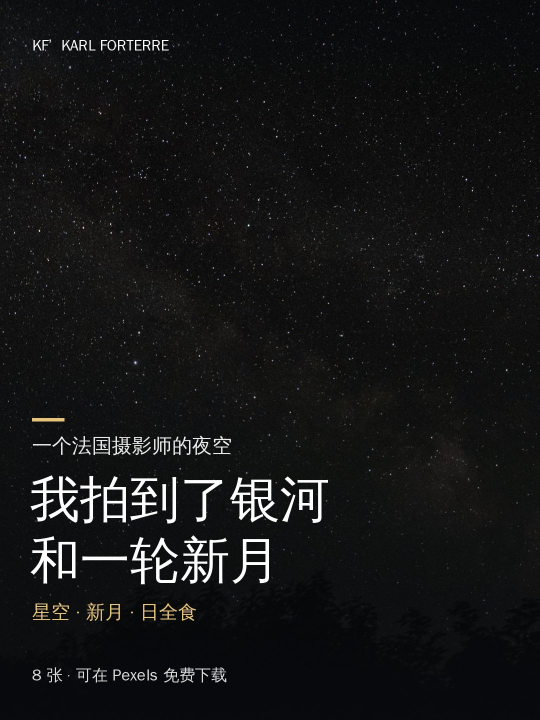
#> input picture reseaux/publications/2026-09-28-rednote-01-ciel/images/01.jpg, 1080 x 1440 px (shown at 1/2 size)
$ python palette.py ../../../../reseaux/publications/2026-09-28-rednote-01-ciel/images/01.jpg
#> lines starting #> are read from the running program, lines starting #| are printed output that depends on the picture
#!/usr/bin/env python3
"""Palette d'une photo pour la rubrique (version 4A) : 4 couleurs franches de teintes distinctes, tirées de l'image,
chacune avec l'encre lisible posée dessus (contraste ≥ 4,5:1). Usage : python3 palette.py <image.jpeg>  (Pillow requis)
Pour une nouvelle photo : télécharger l'original Pexels, lancer ce script, copier le résultat dans donnees/rubrique-monde.json."""
import collections, json, sys
from PIL import Image, ImageOps

def _lum(c):
    f = lambda v: (v / 255 / 12.92) if v / 255 <= 0.04045 else ((v / 255 + 0.055) / 1.055) ** 2.4
    return 0.2126 * f(c[0]) + 0.7152 * f(c[1]) + 0.0722 * f(c[2])
def _contraste(a, b):
    la, lb = sorted((_lum(a), _lum(b)), reverse=True); return (la + 0.05) / (lb + 0.05)
def palette(chemin):
    """Palette tirée de la photo : 4 couleurs franches, de teintes distinctes, chacune avec l'encre lisible posée dessus."""
    import colorsys
    with Image.open(chemin) as im:
#> im is the input picture: PIL image 1080x1440 RGB; mean R, G, B 20.9, 21.4, 21.8
        im = ImageOps.exif_transpose(im).convert("RGB"); im.thumbnail((160, 160))
#> after `im.thumbnail((160, 160))`:
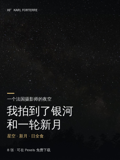
#> im: PIL image 120x160 RGB; mean R, G, B 21, 21.4, 21.9
        q = im.quantize(colors=24, method=Image.Quantize.MEDIANCUT).convert("RGB")
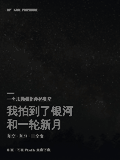
#> q: PIL image 120x160 RGB; mean R, G, B 20.1, 20.5, 20.9
    compte = collections.Counter(q.getdata())
#> compte = 24 items
    cand = []
    for c, n in compte.items():
        h, l, s_ = colorsys.rgb_to_hls(*(v / 255 for v in c))
        if s_ > 0.09 and 0.12 < l < 0.9: cand.append((n * (s_ ** 1.2), h, l, s_))
#> this loop made 24 passes
#> (c, n, h, l, s_) on passes 1 to 12: ((14, 15, 16), 729, 0.583, 0.0588, 0.0667), ((17, 19, 18), 540, 0.417, 0.0706, 0.0556), ((13, 14, 15), 1246, 0.583, 0.0549, 0.0714), ((15, 16, 16), 1095, 0.5, 0.0608, 0.0323), ((12, 13, 14), 902, 0.583, 0.051, 0.0769), ((11, 12, 13), 747, 0.583, 0.0471, 0.0833), ((17, 17, 17), 1025, 0, 0.0667, 0), ((10, 11, 13), 612, 0.611, 0.0451, 0.13), ((9, 10, 13), 589, 0.625, 0.0431, 0.182), ((18, 18, 17), 1109, 0.167, 0.0686, 0.0286), ((8, 9, 11), 506, 0.611, 0.0373, 0.158), ((8, 9, 13), 1175, 0.633, 0.0412, 0.238)
#> after the loop, cand = []
    cand.sort(reverse=True); choix = []
    for _, h, l, s_ in cand:
        if all(min(abs(h - h2), 1 - abs(h - h2)) > 0.06 for h2, _ in choix):
            # La teinte vient de la photo ; on la rend franche (saturation relevée, clarté moyenne), comme sur la maquette.
            s2 = min(0.92, max(0.62, s_ * 1.7)); l2 = min(0.6, max(0.4, l))
            choix.append((h, tuple(round(v * 255) for v in colorsys.hls_to_rgb(h, l2, s2))))
        if len(choix) == 4: break
#> this loop made 0 passes
#> after the loop, choix = []
    if len(choix) < 2:  # photo presque sans couleur (noir et blanc, nuit) : une gamme de gris, du plus sombre au plus clair
        choix = [(0, (g, g, g)) for g in (28, 84, 150, 205)]
    while len(choix) < 4:  # une seule ou deux teintes : on décline la première en plus sombre et plus clair
        h, c = choix[0]; hh, ll, ss = colorsys.rgb_to_hls(*(v / 255 for v in c))
        ll = [0.28, 0.72][len(choix) % 2]; choix.append((h, tuple(round(v * 255) for v in colorsys.hls_to_rgb(hh, ll, ss))))
#> after the loop, choix = [(0, (28, 28, 28)), (0, (84, 84, 84)), (0, (150, 150, 150)), (0, (205, 205, 205))]
    out = []
    for _, c in choix:
        # Si ni l'encre ni le blanc n'atteignent 4,5:1 sur la couleur, on l'assombrit un peu (texte des boutons)
        hh, ll, ss = colorsys.rgb_to_hls(*(v / 255 for v in c))
        while max(_contraste(c, (18, 18, 18)), _contraste(c, (255, 255, 255))) < 4.6 and ll > 0.05:
            ll -= 0.03; c = tuple(round(v * 255) for v in colorsys.hls_to_rgb(hh, ll, ss))
        encre = "#121212" if _contraste(c, (18, 18, 18)) >= _contraste(c, (255, 255, 255)) else "#ffffff"
        out.append({"c": "#%02x%02x%02x" % c, "sur": encre, "contraste": round(max(_contraste(c, (18, 18, 18)), _contraste(c, (255, 255, 255))), 2)})
#> this loop made 4 passes
#> encre on passes 1 to 4: '#ffffff', '#ffffff', '#121212', '#121212'
#> after the loop, out = 4 items
    return out


if __name__ == "__main__":
    print(json.dumps(palette(sys.argv[1]), ensure_ascii=False, indent=1))

$ run again, on reseaux/publications/2026-09-28-rednote-01-ciel/images/03.jpg
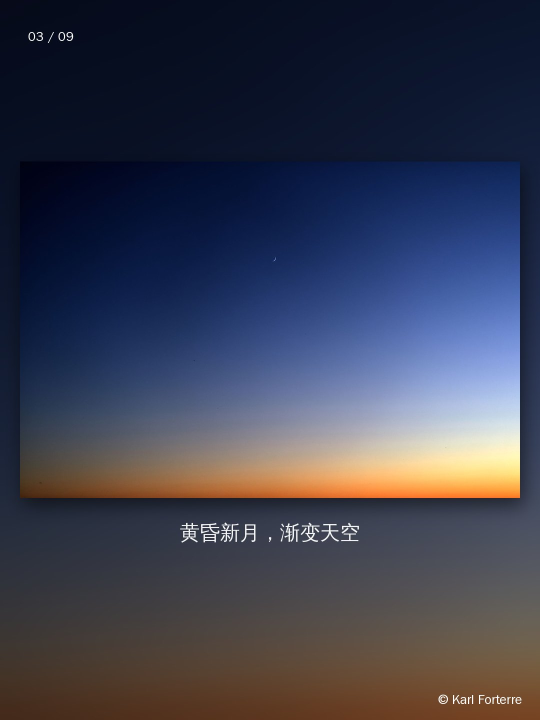
#> input picture reseaux/publications/2026-09-28-rednote-01-ciel/images/03.jpg, 1080 x 1440 px (shown at 1/2 size)
#> in palette, im is the input picture: PIL image 1080x1440 RGB; mean R, G, B 58.8, 61.5, 78.9
#> in palette, `im.thumbnail((160, 160))`:
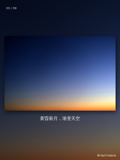
#> im: PIL image 120x160 RGB; mean R, G, B 58.8, 61.6, 78.9
#> in palette, `q = im.quantize(colors=24, method=Image.Quantize.MEDIANCUT).convert("R..`:
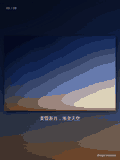
#> q: PIL image 120x160 RGB; mean R, G, B 57.9, 60.5, 77.7
#> compte = 24 items
#> the loop in palette, `for c, n in compte.items():` made 24 passes
#> (c, n, h, l, s_) on passes 1 to 8: ((7, 14, 31), 1140, 0.618, 0.0745, 0.632), ((7, 15, 37), 774, 0.622, 0.0863, 0.682), ((9, 17, 37), 789, 0.619, 0.0902, 0.609), ((11, 19, 42), 1064, 0.624, 0.104, 0.585), ((4, 9, 32), 321, 0.637, 0.0706, 0.778), ((50, 58, 81), 577, 0.624, 0.257, 0.237), ((74, 69, 71), 1567, 0.933, 0.28, 0.035), ((42, 49, 65), 926, 0.616, 0.21, 0.215)
#> after the loop in palette, `for c, n in compte.items():`: cand = 16 items, first 6: (102.3, 0.624, 0.257, 0.237), (146.4, 0.616, 0.21, 0.215), (615.6, 0.617, 0.125, 0.625), (204.1, 0.62, 0.396, 0.267), (131.3, 0.62, 0.178, 0.429), (402.3, 0.619, 0.151, 0.636)
#> the loop in palette, `for _, h, l, s_ in cand:` made 16 passes
#> (h, l, s_, s2, l2) on passes 1, 5: (0.617, 0.125, 0.625, 0.92, 0.4), (0.0677, 0.294, 0.427, 0.725, 0.4)
#> after the loop in palette, `for _, h, l, s_ in cand:`: choix = [(0.617, (8, 64, 196)), (0.0677, (176, 88, 28))]
#> the loop in palette, `while len(choix) < 4:` made 2 passes
#> (h, c, hh, ss) on passes 1 to 2: (0.617, (8, 64, 196), 0.617, 0.922), (0.617, (8, 64, 196), 0.617, 0.922)
#> after the loop in palette, `while len(choix) < 4:`: choix = [(0.617, (8, 64, 196)), (0.0677, (176, 88, 28)), (0.617, (6, 45, 137)), (0.617, (118, 157, 249))]
#> the loop in palette, `for _, c in choix: # Si ni l'encre ni le blanc n'atteignent 4,5:1 sur ..` made 4 passes
#> (hh, ss, encre) on passes 1 to 4: (0.617, 0.922, '#ffffff'), (0.0676, 0.725, '#ffffff'), (0.617, 0.916, '#ffffff'), (0.617, 0.916, '#121212')
#> after the loop in palette, `for _, c in choix:`: out = 4 items

$ run again, on reseaux/publications/2026-09-28-rednote-01-ciel/images/04.jpg
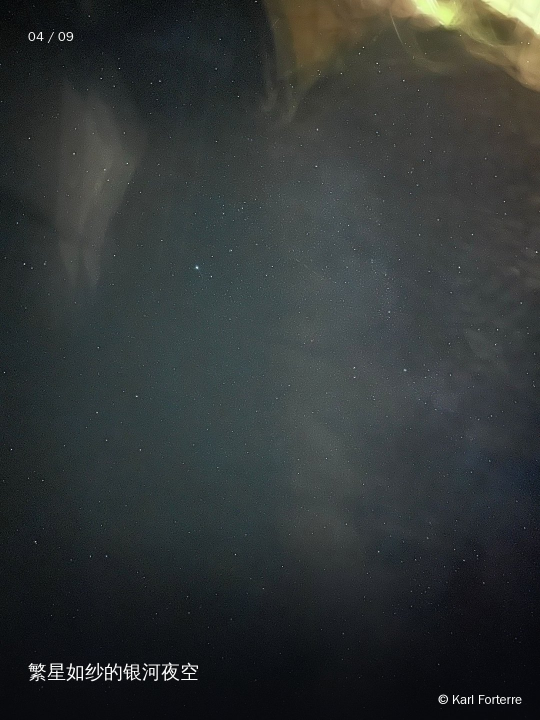
#> input picture reseaux/publications/2026-09-28-rednote-01-ciel/images/04.jpg, 1080 x 1440 px (shown at 1/2 size)
#> in palette, im is the input picture: PIL image 1080x1440 RGB; mean R, G, B 49.3, 54.1, 53.9
#> in palette, `im.thumbnail((160, 160))`:
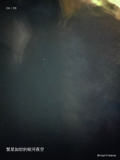
#> im: PIL image 120x160 RGB; mean R, G, B 49.3, 54.1, 53.9
#> in palette, `q = im.quantize(colors=24, method=Image.Quantize.MEDIANCUT).convert("R..`:
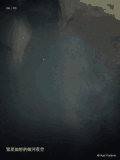
#> q: PIL image 120x160 RGB; mean R, G, B 48.2, 53.4, 53.8
#> compte = 24 items
#> the loop in palette, `for c, n in compte.items():` made 24 passes
#> (c, n, h, l, s_) on passes 1 to 8: ((10, 11, 15), 1028, 0.633, 0.049, 0.2), ((12, 14, 18), 566, 0.611, 0.0588, 0.2), ((15, 17, 22), 747, 0.619, 0.0725, 0.189), ((20, 23, 27), 961, 0.595, 0.0922, 0.149), ((24, 29, 31), 640, 0.548, 0.108, 0.127), ((28, 32, 35), 740, 0.571, 0.124, 0.111), ((34, 41, 43), 702, 0.537, 0.151, 0.117), ((49, 53, 54), 632, 0.533, 0.202, 0.0485)
#> after the loop in palette, `for c, n in compte.items():`: cand = [(52.98, 0.571, 0.124, 0.111), (53.41, 0.537, 0.151, 0.117), (29.66, 0.16, 0.416, 0.113), (58.85, 0.562, 0.141, 0.111), (53.68, 0.542, 0.165, 0.0952), (69.14, 0.53, 0.186, 0.116), (64.44, 0.515, 0.237, 0.0909), (70.08, 0.512, 0.259, 0.106)]
#> the loop in palette, `for _, h, l, s_ in cand:` made 8 passes
#> (h, l, s_, s2, l2) on passes 1, 8: (0.512, 0.259, 0.106, 0.62, 0.4), (0.16, 0.416, 0.113, 0.62, 0.416)
#> after the loop in palette, `for _, h, l, s_ in cand:`: choix = [(0.512, (39, 156, 165)), (0.16, (172, 166, 40))]
#> the loop in palette, `while len(choix) < 4:` made 2 passes
#> (h, c, hh, ss) on passes 1 to 2: (0.512, (39, 156, 165), 0.512, 0.618), (0.512, (39, 156, 165), 0.512, 0.618)
#> after the loop in palette, `while len(choix) < 4:`: choix = [(0.512, (39, 156, 165)), (0.16, (172, 166, 40)), (0.512, (27, 109, 116)), (0.512, (139, 221, 228))]
#> the loop in palette, `for _, c in choix: # Si ni l'encre ni le blanc n'atteignent 4,5:1 sur ..` made 4 passes
#> (hh, ss, encre) on passes 1 to 4: (0.512, 0.618, '#121212'), (0.159, 0.623, '#121212'), (0.513, 0.622, '#ffffff'), (0.513, 0.622, '#121212')
#> after the loop in palette, `for _, c in choix:`: out = 4 items

$ run again, on reseaux/publications/2026-09-28-rednote-01-ciel/images/05.jpg
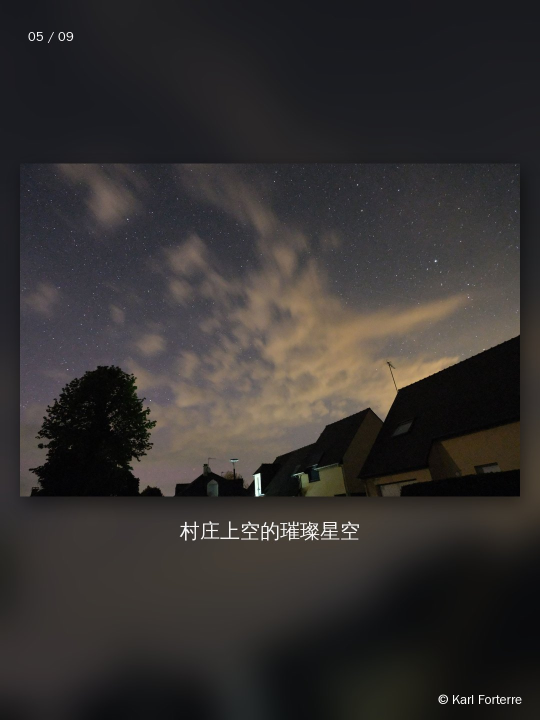
#> input picture reseaux/publications/2026-09-28-rednote-01-ciel/images/05.jpg, 1080 x 1440 px (shown at 1/2 size)
#> in palette, im is the input picture: PIL image 1080x1440 RGB; mean R, G, B 52, 48.8, 47.6
#> in palette, `im.thumbnail((160, 160))`:
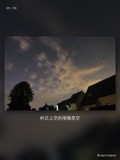
#> im: PIL image 120x160 RGB; mean R, G, B 52.1, 48.8, 47.6
#> compte = 24 items
#> the loop in palette, `for c, n in compte.items():` made 24 passes
#> (c, n, h, l, s_) on passes 1 to 8: ((26, 27, 30), 1051, 0.625, 0.11, 0.0714), ((27, 28, 32), 908, 0.633, 0.116, 0.0847), ((28, 29, 33), 620, 0.633, 0.12, 0.082), ((30, 31, 34), 928, 0.625, 0.125, 0.0625), ((32, 32, 34), 798, 0.667, 0.129, 0.0303), ((35, 34, 34), 484, 0, 0.135, 0.0145), ((78, 72, 74), 682, 0.944, 0.294, 0.04), ((88, 81, 81), 767, 0, 0.331, 0.0414)
#> after the loop in palette, `for c, n in compte.items():`: cand = [(111.9, 0.0921, 0.475, 0.157), (41.56, 0.0833, 0.2, 0.118)]
#> the loop in palette, `for _, h, l, s_ in cand:` made 2 passes
#> (h, l, s_, s2, l2) on pass 1: (0.0921, 0.475, 0.157, 0.62, 0.475)
#> after the loop in palette, `for _, h, l, s_ in cand:`: choix = [(0.0921, (196, 129, 46))]
#> after the loop in palette, `while len(choix) < 4:`: choix = [(0, (28, 28, 28)), (0, (84, 84, 84)), (0, (150, 150, 150)), (0, (205, 205, 205))]
#> the loop in palette, `for _, c in choix: # Si ni l'encre ni le blanc n'atteignent 4,5:1 sur ..` made 4 passes
#> encre on passes 1 to 4: '#ffffff', '#ffffff', '#121212', '#121212'
#> after the loop in palette, `for _, c in choix:`: out = 4 items
